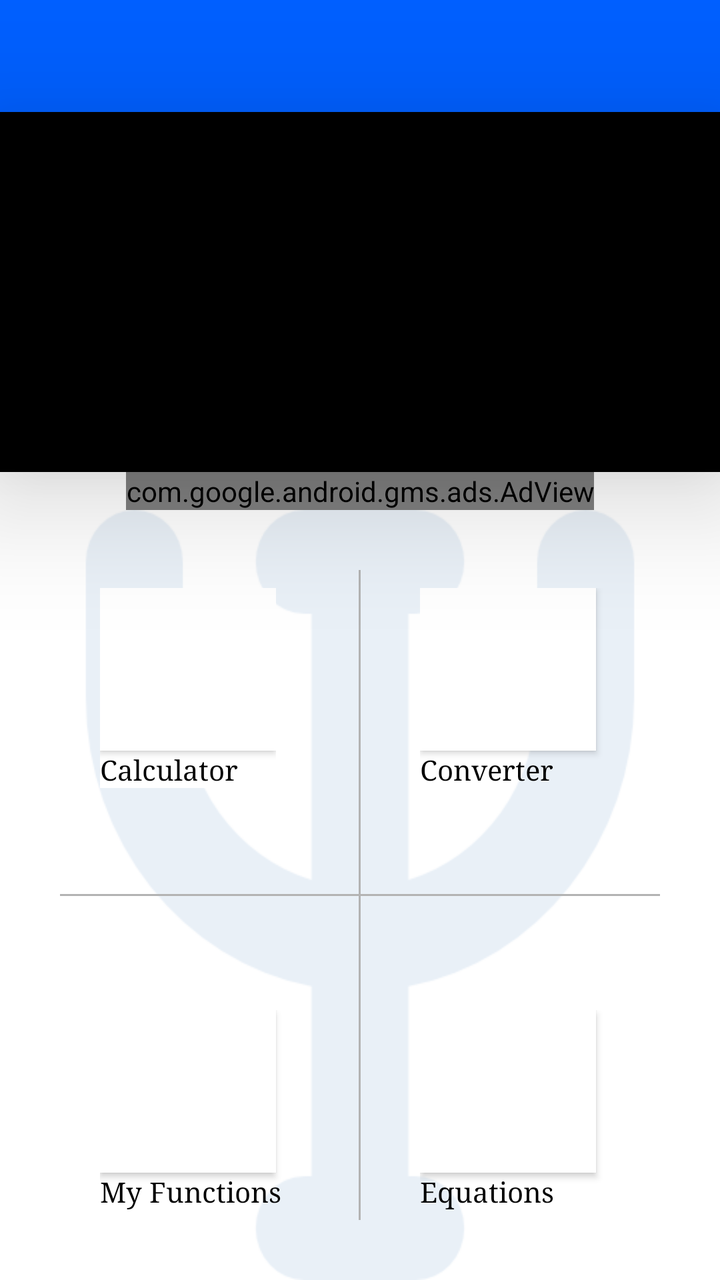
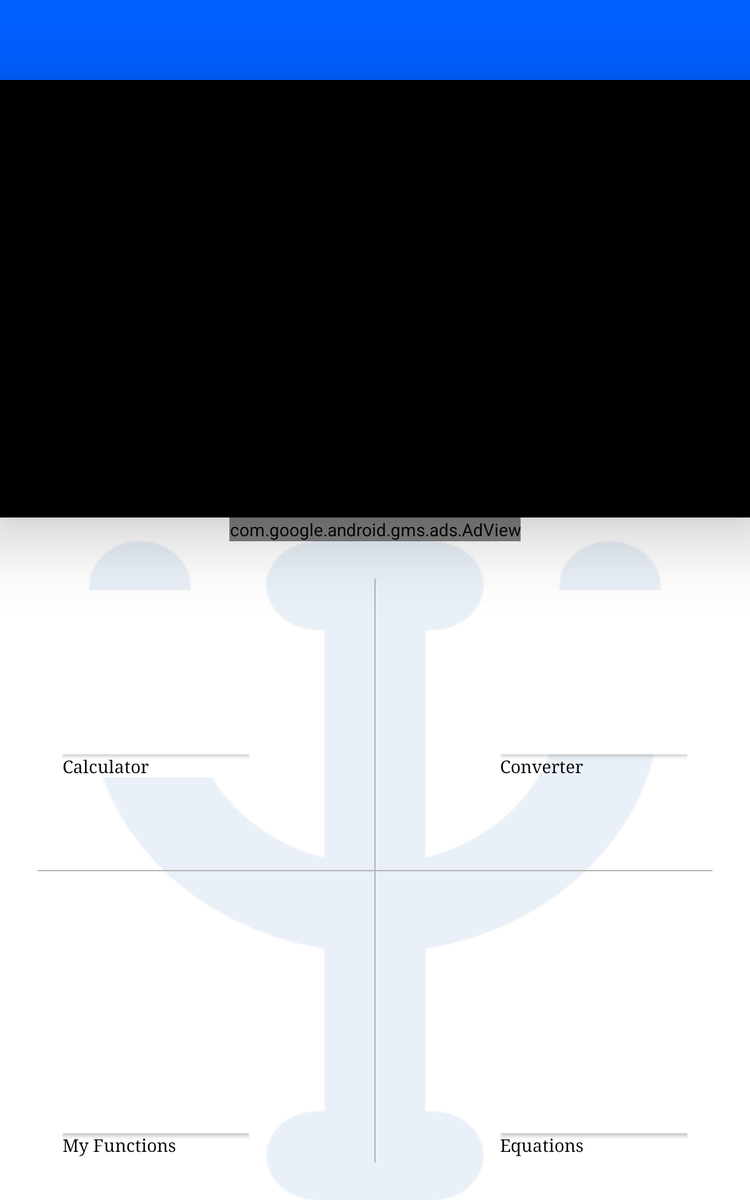

One screen, two layout resources from the same app: the default and the repository's alternative for another configuration. Each is rendered where Android would select it; the XML of both is given below.
<!-- AndroidManifest.xml: application theme AppTheme -->
<!-- res/layout/activity_gunnermain.xml -->
<?xml version="1.0" encoding="utf-8"?>
<android.support.v4.widget.DrawerLayout xmlns:android="http://schemas.android.com/apk/res/android"
    xmlns:tools="http://schemas.android.com/tools"
    android:layout_width="match_parent"
    android:layout_height="match_parent"
    xmlns:app="http://schemas.android.com/apk/res-auto"
    xmlns:ads="http://schemas.android.com/apk/res-auto"
    android:background="#fff"
    tools:context=".homeclasses.gunnermain"
    android:id="@+id/drawer_layout">

    <LinearLayout
        android:layout_width="match_parent"
        android:layout_height="match_parent"
        android:orientation="vertical"
        android:background="#fff">
        <android.support.v7.widget.Toolbar
            android:layout_width="match_parent"
            android:layout_height="?attr/actionBarSize"
            android:background="#005FFF"
            android:elevation="16dp"
            android:id="@+id/cb"
            android:theme="@style/AppTheme.NoActionBar"
            android:layout_marginTop="0dp"
            android:titleTextColor="?attr/titleTextColor"
            android:subtitleTextColor="#fff"
            android:transitionGroup="false"
            android:touchscreenBlocksFocus="true"/>

        <RelativeLayout
            android:layout_width="match_parent"
            android:layout_height="180dp"
            android:background="#000"
            android:elevation="36dp"
            android:id="@+id/pics">
        </RelativeLayout>


        <com.google.android.gms.ads.AdView
            android:layout_width="wrap_content"
            android:layout_height="wrap_content"
            android:id="@+id/adview"
            ads:adSize="BANNER"
            ads:adUnitId="@string/adid1"
            android:alpha="1"
            android:layout_gravity="center_horizontal"
             />

        <RelativeLayout
            android:layout_width="match_parent"
            android:layout_height="match_parent"
            android:layout_weight="1"
            android:orientation="vertical"
            android:background="@drawable/psiback"

            >
            <LinearLayout
                android:layout_width="match_parent"
                android:layout_height="match_parent"
                android:background="#fff"
                android:alpha="0.9"
                android:orientation="horizontal">

            </LinearLayout>


            <View
                android:layout_width="1dp"
                android:layout_height="match_parent"
                android:layout_centerInParent="true"
                android:background="#b3b3b3"
                android:layout_marginTop="30dp"
                android:layout_marginBottom="30dp"/>
            <View
                android:layout_width="match_parent"
                android:layout_height="1dp"
                android:layout_centerInParent="true"
                android:background="#b3b3b3"
                android:layout_marginRight="30dp"
                android:layout_marginLeft="30dp"/>
            <LinearLayout
                android:layout_width="wrap_content"
                android:layout_height="100dp"
                android:layout_marginLeft="50dp"

                android:layout_alignTop="@+id/cd1"
                android:layout_alignParentLeft="true"
                android:layout_alignParentStart="true"
                    android:orientation="vertical"
                    android:background="#fff">
                    <Button
                        android:layout_width="wrap_content"
                        android:layout_height="wrap_content"
                        android:id="@+id/CALCULATOR"
                        android:layout_weight="1"
                        android:background="#fff"
                        android:onClick="Calculator"
                        android:textColor="#005fff"

                        />
                    <TextView
                        android:layout_width="wrap_content"
                        android:layout_height="wrap_content"
                        android:layout_gravity="bottom"

                        android:text="@string/calculator"
                        android:textColor="#000"
                        android:fontFamily="serif"/>
                </LinearLayout>



<LinearLayout
    android:layout_width="100dp"
    android:layout_height="100dp"

    android:layout_alignParentTop="true"
    android:layout_alignParentRight="true"
    android:layout_alignParentEnd="true"
android:id="@+id/cd1"
    android:layout_marginTop="39dp"
    android:layout_marginRight="50dp"
    android:orientation="vertical">
    <Button
        android:layout_width="wrap_content"
        android:layout_height="wrap_content"
       android:layout_weight="1"
        android:id="@+id/button2"
android:background="#fff"
        android:onClick="converter"
        android:textColor="#005fff"
 />
    <TextView
        android:layout_width="wrap_content"
        android:layout_height="wrap_content"
        android:text="@string/converter"
        android:textColor="#000"
        android:fontFamily="serif"/>
</LinearLayout>




    <LinearLayout
        android:layout_width="100dp"
        android:layout_height="100dp"
        android:orientation="vertical"
        android:id="@+id/cd2"
        android:layout_alignTop="@+id/cd4"
        android:layout_alignLeft="@+id/cd1"
        android:layout_alignStart="@+id/cd1">
            <Button
                android:layout_width="wrap_content"
                android:layout_weight="1"
                android:id="@+id/button"
android:background="#fff"
                android:onClick="equations"
                android:textColor="#005fff"
                android:layout_height="wrap_content" />
    <TextView
        android:layout_width="wrap_content"
        android:layout_height="wrap_content"
        android:layout_gravity="bottom"
        android:text="@string/equation"
        android:textColor="#000"
        android:fontFamily="serif"/>
    </LinearLayout>



<LinearLayout
    android:layout_width="100dp"
    android:layout_height="100dp"
    android:orientation="vertical"
    android:layout_marginLeft="50dp"
    android:id="@+id/cd4"
    android:layout_alignParentBottom="true"
    android:layout_alignParentLeft="true"
    android:layout_alignParentStart="true"
    android:layout_marginBottom="35dp">
            <Button
                android:layout_width="wrap_content"
                android:layout_height="wrap_content"
                android:id="@+id/button3"
                android:layout_row="1"
                android:layout_weight="1"
                android:layout_column="0"
android:background="#fff"
                android:onClick="personal"

                />
    <TextView
        android:layout_width="wrap_content"
        android:layout_height="wrap_content"
        android:text="@string/myfunctions"
        android:fontFamily="serif"
        android:textColor="#000"
        android:gravity="bottom"/>
</LinearLayout>
        </RelativeLayout>

    </LinearLayout>

    <android.support.design.widget.NavigationView
        android:layout_width="wrap_content"
        android:layout_height="match_parent"
        android:layout_gravity="start"
        android:fitsSystemWindows="true"
        app:headerLayout="@layout/header"
        app:menu="@menu/drawer_menu"
        android:id="@+id/nview">

    </android.support.design.widget.NavigationView>


</android.support.v4.widget.DrawerLayout>
<!-- res/layout/header.xml (included above) -->
<?xml version="1.0" encoding="utf-8"?>
<RelativeLayout xmlns:android="http://schemas.android.com/apk/res/android"
    android:orientation="vertical"
    android:layout_width="match_parent"
    android:layout_height="200dp"
    android:background="#000"
>

    <RelativeLayout
        android:layout_width="match_parent"
        android:layout_height="match_parent"
android:alpha="0.95"
    android:background="@drawable/headergradient"/>
    <TextView
        android:layout_width="wrap_content"
        android:layout_height="wrap_content"
        android:text="CalSci"
        android:textSize="70sp"
        android:layout_centerInParent="true"
        android:textColor="#fff"
        android:fontFamily="cursive"/>
</RelativeLayout>
<!-- resources referenced by this layout -->
<resources>
  <!-- drawable headergradient (drawable) -->
  <?xml version="1.0" encoding="utf-8"?>
  <shape xmlns:android="http://schemas.android.com/apk/res/android"
      android:shape="rectangle">
  <gradient
      android:type="linear"
  
      android:angle="270"
      android:startColor="#005"
      android:centerColor="#005fff"
      android:endColor="#4b6c"/>
      </shape>
  <!-- drawable psiback: png bitmap (drawable, 24039 bytes) -->
  <string name="adid1">   ca-app-pub-1220923402157861/8438626400</string>
  <string name="calculator">Calculator</string>
  <string name="converter">Converter</string>
  <string name="equation">Equations</string>
  <string name="myfunctions">My Functions</string>
  <!-- from res/values-v21/ -->
  <style name="AppTheme.NoActionBar">
                  <item name="windowActionBar">false</item>
                  <item name="windowNoTitle">true</item>
                  <item name="android:windowDrawsSystemBarBackgrounds">true</item>
                  <item name="android:statusBarColor">#000</item>
                  <item name="android:actionMenuTextColor">#fff</item>
                  <item name="android:textColorSecondary">#fff</item>
  
          </style>
  <style name="AppTheme" parent="Theme.AppCompat.Light.DarkActionBar">
          
          <item name="colorPrimary">@color/colorPrimary</item>
          <item name="colorPrimaryDark">@color/colorPrimaryDark</item>
          <item name="colorAccent">@color/colorAccent</item>
          <item name="windowActionBar">false</item>
          <item name="windowNoTitle">true</item>
          <item name="android:actionMenuTextColor">#fff</item>
  
      </style>
</resources>
<!-- res/layout-large/activity_gunnermain.xml (the repository's variant of the layout above) -->
<!-- drawn on a 7-inch tablet held upright -->
<?xml version="1.0" encoding="utf-8"?>
<android.support.v4.widget.DrawerLayout xmlns:android="http://schemas.android.com/apk/res/android"
    xmlns:tools="http://schemas.android.com/tools"
    android:layout_width="match_parent"
    android:layout_height="match_parent"
    xmlns:app="http://schemas.android.com/apk/res-auto"
    xmlns:ads="http://schemas.android.com/apk/res-auto"
    android:background="#fff"
    tools:context=".homeclasses.gunnermain"
    android:id="@+id/drawer_layout">

    <LinearLayout
        android:layout_width="match_parent"
        android:layout_height="match_parent"
        android:orientation="vertical"
        android:background="#fff">
        <android.support.v7.widget.Toolbar
            android:layout_width="match_parent"
            android:layout_height="?attr/actionBarSize"
            android:background="#005FFF"
            android:elevation="16dp"
            android:id="@+id/cb"
            android:theme="@style/AppTheme.NoActionBar"
            android:layout_marginTop="0dp"
            android:titleTextColor="?attr/titleTextColor"
            android:subtitleTextColor="#fff"
            android:transitionGroup="false"
            android:touchscreenBlocksFocus="true"/>
        <RelativeLayout
            android:layout_width="match_parent"
            android:layout_height="350dp"
            android:background="#000"
            android:elevation="36dp"
            android:id="@+id/pics">


        </RelativeLayout>
        <com.google.android.gms.ads.AdView
            android:layout_width="wrap_content"
            android:layout_height="wrap_content"
            android:id="@+id/adview"
            ads:adSize="BANNER"
            ads:adUnitId="@string/adid1"
            android:layout_gravity="center_horizontal"
            android:layout_centerHorizontal="true" />
        <RelativeLayout
            android:layout_width="match_parent"
            android:layout_height="match_parent"
            android:layout_weight="1"
            android:orientation="vertical"
            android:background="@drawable/psiback"

            >
            <LinearLayout
                android:layout_width="match_parent"
                android:layout_height="match_parent"
                android:background="#fff"
                android:alpha="0.9"
                android:orientation="horizontal">

            </LinearLayout>


            <View
                android:layout_width="1dp"
                android:layout_height="match_parent"
                android:layout_centerInParent="true"
                android:background="#b3b3b3"
                android:layout_marginTop="30dp"
                android:layout_marginBottom="30dp"/>
            <View
                android:layout_width="match_parent"
                android:layout_height="1dp"
                android:layout_centerInParent="true"
                android:background="#b3b3b3"
                android:layout_marginRight="30dp"
                android:layout_marginLeft="30dp"/>
            <LinearLayout
                android:layout_width="150dp"
                android:layout_height="150dp"
                android:layout_marginLeft="50dp"

                android:layout_alignTop="@+id/cd1"
                android:layout_alignParentLeft="true"
                android:layout_alignParentStart="true"
                    android:orientation="vertical"
                    android:background="#fff">
                    <Button
                        android:layout_width="match_parent"
                        android:layout_height="wrap_content"
                        android:id="@+id/CALCULATOR"
                        android:background="#fff"
                        android:layout_weight="1"
                        android:onClick="Calculator"
                        android:textColor="#005fff"

                        />
                    <TextView
                        android:layout_width="wrap_content"
                        android:layout_height="wrap_content"
                        android:layout_gravity="bottom"

                        android:text="@string/calculator"
                        android:textColor="#000"
                        android:fontFamily="serif"/>
                </LinearLayout>



            <LinearLayout
                android:layout_width="150dp"
                android:layout_height="150dp"

                android:layout_alignParentTop="true"
                android:layout_alignParentRight="true"
                android:layout_alignParentEnd="true"
                android:id="@+id/cd1"
                android:layout_marginTop="39dp"
                android:layout_marginRight="50dp"
                    android:orientation="vertical">
                    <Button
                        android:layout_width="match_parent"
                        android:layout_height="wrap_content"
                        android:layout_weight="1"
                        android:id="@+id/button2"
                        android:background="#fff"
                        android:onClick="converter"
                        android:textColor="#005fff"
                        />
                    <TextView
                        android:layout_width="wrap_content"
                        android:layout_height="wrap_content"
                        android:text="@string/converter"
                        android:textColor="#000"
                        android:fontFamily="serif"/>
                </LinearLayout>



            <LinearLayout
                android:layout_width="150dp"
                android:layout_height="150dp"
                android:layout_marginRight="20dp"
                android:id="@+id/cd2"
                android:layout_alignTop="@+id/cd4"
                android:layout_alignLeft="@+id/cd1"
                android:layout_alignStart="@+id/cd1"
                    android:orientation="vertical">
                    <Button
                        android:layout_width="match_parent"
                        android:layout_weight="1"
                        android:id="@+id/button"
                        android:background="#fff"
                        android:onClick="equations"
                        android:textColor="#005fff"
                        android:layout_height="wrap_content" />
                    <TextView
                        android:layout_width="wrap_content"
                        android:layout_height="wrap_content"
                        android:layout_gravity="bottom"
                        android:text="@string/equation"
                        android:textColor="#000"
                        android:fontFamily="serif"/>
                </LinearLayout>


            <LinearLayout
                android:layout_width="150dp"
                android:layout_height="150dp"
                android:layout_marginLeft="50dp"
                android:id="@+id/cd4"
                android:layout_alignParentBottom="true"
                android:layout_alignParentLeft="true"
                android:layout_alignParentStart="true"
                android:layout_marginBottom="35dp"
                    android:orientation="vertical">
                    <Button
                        android:layout_width="match_parent"
                        android:layout_height="wrap_content"
                        android:id="@+id/button3"
                        android:layout_weight="1"
                        android:background="#fff"
                        android:onClick="personal"

                        />
                    <TextView
                        android:layout_width="wrap_content"
                        android:layout_height="wrap_content"
                        android:text="@string/myfunctions"
                        android:textColor="#000"
                        android:fontFamily="serif"
                        android:gravity="bottom"/>
                </LinearLayout>
        </RelativeLayout>
    </LinearLayout>

    <android.support.design.widget.NavigationView
        android:layout_width="wrap_content"
        android:layout_height="match_parent"
        android:layout_gravity="start"
        android:fitsSystemWindows="true"
        app:headerLayout="@layout/header"
        app:menu="@menu/drawer_menu"
        android:id="@+id/nview">

    </android.support.design.widget.NavigationView>


</android.support.v4.widget.DrawerLayout>
